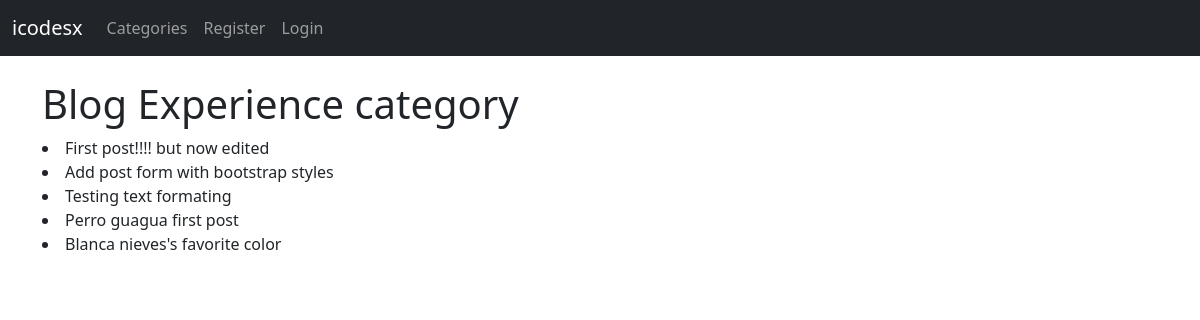
/category/blog-experience, run on an earlier commit of the app's database.
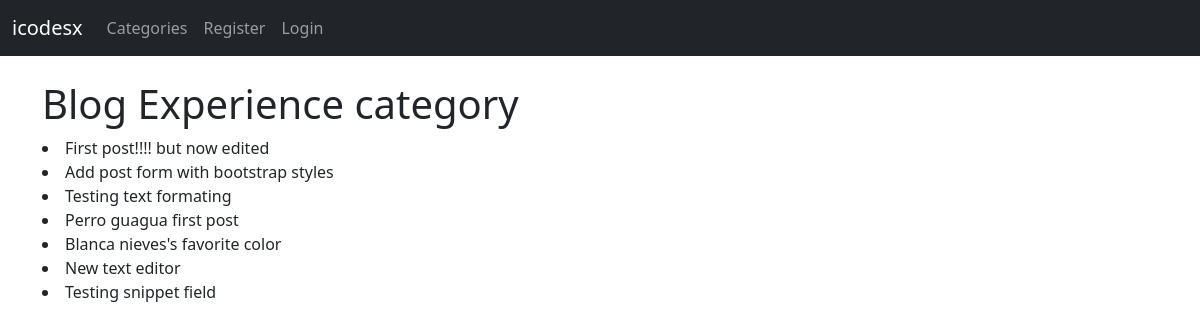
And on a later commit of the database.
### blogapp/models.py (models this page shows, shortened)
class Post(models.Model):
    title = models.CharField(max_length=255)
    title_tag = models.CharField(max_length=255)
    author = models.ForeignKey(User, on_delete=models.CASCADE)
    body = RichTextField(blank=True, null=True)
    post_date = models.DateField(auto_now_add=True)
    category = models.CharField(max_length=255, default='Blog experience')
    snippet = models.CharField(max_length=255)
    likes = models.ManyToManyField(User, related_name='blog_posts')

### blogapp/views.py (the view)
# urls.py: path('category/<str:cats>', CategoryView, name='category'),
def CategoryView(request, cats):
    category_posts = Post.objects.filter(category=cats.replace('-', ' '))
    return render(request, 'categories.html', {'cats': cats.title().replace('-', ' '), 'category_posts': category_posts})

### blogapp/templates/categories.html
{% extends 'base.html' %}
{% block content %}
    {% if category_posts %}
        <h1>{{ cats }} category</h1>
            {% for post in category_posts %}
                <li>
                    {{ post.title }}
                </li>
            {% endfor %}
    {% else %}
        <div class="alert alert-warning" role="alert">
            Sorry! This page doesn't exist
        </div>
    {% endif %}
{% endblock %}

What changed in the data, as far as the page shows it:
added Post: title "New text editor"
added Post: title "Testing snippet field"
